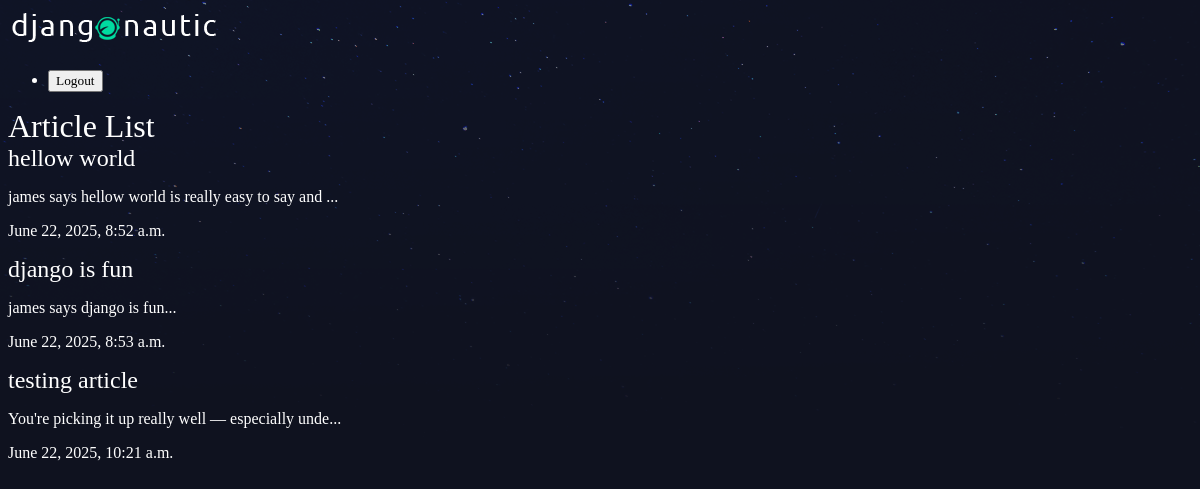
The app's page /articles/ with its own data.
### articles/models.py (models this page shows, shortened)
class Article(models.Model):
    title = models.CharField(max_length=100)
    slug = models.SlugField()
    body = models.TextField()
    date = models.DateTimeField(auto_now_add=True)
    thumb = models.ImageField(default='default.png',blank=True)
    def snippet(self):
        return self.body[:50] + "..."

### articles/views.py (the view)
# urls.py: path('', views.article_list, name='list'),
def article_list(request):
    articles = Article.objects.all().order_by('date')
    return render(request,'articles/articles_list.html', {'articles': articles})

### articles/templates/articles/articles_list.html
{% extends 'base_layout.html' %}
{% block content %}
        <h1>Article List</h1>
        {% for article in articles%}
        <div class="articles">
            <h2><a href="{% url 'articles:detail' slug=article.slug %}">{{article.title}}</a></h2>
            <p>{{article.snippet}}</p>
            <p>{{article.date}}</p>
</div>
        {%endfor%}
{% endblock %}

### assets/styles.css (style rules this page uses)
body { background-color: #0f121f; background-image: url(stars.png); background-repeat: no-repeat; color: #fff; }
body * { font-family: Ubuntu; }
h1, h2, h3, h4, h5 { font-weight: normal; margin: 0; }
a, a:hover, a:visited { color: #fff; text-decoration: none; }

### records on screen
Article: title "hellow world", snippet "james says hellow world is really easy to say and ...", date "June 22, 2025, 8:52 a.m."
Article: title "django is fun", snippet "james says django is fun...", date "June 22, 2025, 8:53 a.m."
Article: title "testing article", snippet "You're picking it up really well — especially unde...", date "June 22, 2025, 10:21 a.m."
